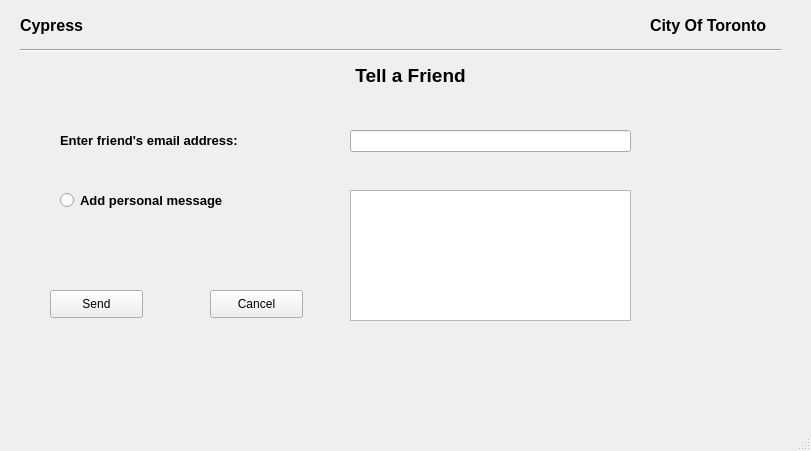
<?xml version="1.0" encoding="UTF-8"?>
<ui version="4.0">
 <class>MainWindow</class>
 <widget class="QMainWindow" name="MainWindow">
  <property name="geometry">
   <rect>
    <x>0</x>
    <y>0</y>
    <width>811</width>
    <height>451</height>
   </rect>
  </property>
  <property name="windowTitle">
   <string>MainWindow</string>
  </property>
  <widget class="QWidget" name="centralwidget">
   <widget class="QLabel" name="label">
    <property name="geometry">
     <rect>
      <x>20</x>
      <y>10</y>
      <width>81</width>
      <height>31</height>
     </rect>
    </property>
    <property name="text">
     <string>&lt;html&gt;&lt;head/&gt;&lt;body&gt;&lt;p&gt;&lt;span style=&quot; font-size:12pt; font-weight:600;&quot;&gt;Cypress&lt;/span&gt;&lt;/p&gt;&lt;/body&gt;&lt;/html&gt;</string>
    </property>
    <property name="scaledContents">
     <bool>true</bool>
    </property>
   </widget>
   <widget class="QLabel" name="label_2">
    <property name="geometry">
     <rect>
      <x>650</x>
      <y>10</y>
      <width>131</width>
      <height>31</height>
     </rect>
    </property>
    <property name="text">
     <string>&lt;html&gt;&lt;head/&gt;&lt;body&gt;&lt;p&gt;&lt;span style=&quot; font-size:12pt; font-weight:600;&quot;&gt;City Of Toronto&lt;/span&gt;&lt;/p&gt;&lt;/body&gt;&lt;/html&gt;</string>
    </property>
    <property name="scaledContents">
     <bool>true</bool>
    </property>
   </widget>
   <widget class="Line" name="line">
    <property name="geometry">
     <rect>
      <x>20</x>
      <y>40</y>
      <width>761</width>
      <height>20</height>
     </rect>
    </property>
    <property name="orientation">
     <enum>Qt::Horizontal</enum>
    </property>
   </widget>
   <widget class="QLabel" name="label_3">
    <property name="geometry">
     <rect>
      <x>30</x>
      <y>50</y>
      <width>761</width>
      <height>51</height>
     </rect>
    </property>
    <property name="text">
     <string>&lt;html&gt;&lt;head/&gt;&lt;body&gt;&lt;p&gt;&lt;span style=&quot; font-size:14pt; font-weight:600;&quot;&gt;Tell a Friend&lt;/span&gt;&lt;/p&gt;&lt;/body&gt;&lt;/html&gt;</string>
    </property>
    <property name="scaledContents">
     <bool>true</bool>
    </property>
    <property name="alignment">
     <set>Qt::AlignCenter</set>
    </property>
    <property name="wordWrap">
     <bool>true</bool>
    </property>
   </widget>
   <widget class="QLabel" name="label_7">
    <property name="geometry">
     <rect>
      <x>60</x>
      <y>130</y>
      <width>261</width>
      <height>21</height>
     </rect>
    </property>
    <property name="text">
     <string>&lt;html&gt;&lt;head/&gt;&lt;body&gt;&lt;p&gt;&lt;span style=&quot; font-size:10pt; font-weight:600;&quot;&gt;Enter friend's email address:&lt;/span&gt;&lt;/p&gt;&lt;/body&gt;&lt;/html&gt;</string>
    </property>
    <property name="textFormat">
     <enum>Qt::RichText</enum>
    </property>
    <property name="scaledContents">
     <bool>true</bool>
    </property>
   </widget>
   <widget class="QLineEdit" name="lineEdit">
    <property name="geometry">
     <rect>
      <x>350</x>
      <y>130</y>
      <width>281</width>
      <height>22</height>
     </rect>
    </property>
   </widget>
   <widget class="QRadioButton" name="radioButton">
    <property name="geometry">
     <rect>
      <x>60</x>
      <y>190</y>
      <width>171</width>
      <height>20</height>
     </rect>
    </property>
    <property name="font">
     <font>
      <pointsize>10</pointsize>
      <weight>75</weight>
      <bold>true</bold>
     </font>
    </property>
    <property name="text">
     <string>Add personal message</string>
    </property>
   </widget>
   <widget class="QTextEdit" name="textEdit">
    <property name="geometry">
     <rect>
      <x>350</x>
      <y>190</y>
      <width>281</width>
      <height>131</height>
     </rect>
    </property>
    <property name="html">
     <string>&lt;!DOCTYPE HTML PUBLIC &quot;-//W3C//DTD HTML 4.0//EN&quot; &quot;http://www.w3.org/TR/REC-html40/strict.dtd&quot;&gt;
&lt;html&gt;&lt;head&gt;&lt;meta name=&quot;qrichtext&quot; content=&quot;1&quot; /&gt;&lt;style type=&quot;text/css&quot;&gt;
p, li { white-space: pre-wrap; }
&lt;/style&gt;&lt;/head&gt;&lt;body style=&quot; font-family:'MS Shell Dlg 2'; font-size:7.8pt; font-weight:400; font-style:normal;&quot;&gt;
&lt;p style=&quot;-qt-paragraph-type:empty; margin-top:0px; margin-bottom:0px; margin-left:0px; margin-right:0px; -qt-block-indent:0; text-indent:0px;&quot;&gt;&lt;br /&gt;&lt;/p&gt;&lt;/body&gt;&lt;/html&gt;</string>
    </property>
   </widget>
   <widget class="QPushButton" name="pushButton">
    <property name="geometry">
     <rect>
      <x>50</x>
      <y>290</y>
      <width>93</width>
      <height>28</height>
     </rect>
    </property>
    <property name="text">
     <string>Send</string>
    </property>
   </widget>
   <widget class="QPushButton" name="pushButton_2">
    <property name="geometry">
     <rect>
      <x>210</x>
      <y>290</y>
      <width>93</width>
      <height>28</height>
     </rect>
    </property>
    <property name="text">
     <string>Cancel</string>
    </property>
   </widget>
  </widget>
  <widget class="QMenuBar" name="menubar">
   <property name="geometry">
    <rect>
     <x>0</x>
     <y>0</y>
     <width>811</width>
     <height>26</height>
    </rect>
   </property>
  </widget>
  <widget class="QStatusBar" name="statusbar"/>
 </widget>
 <resources/>
 <connections/>
</ui>
